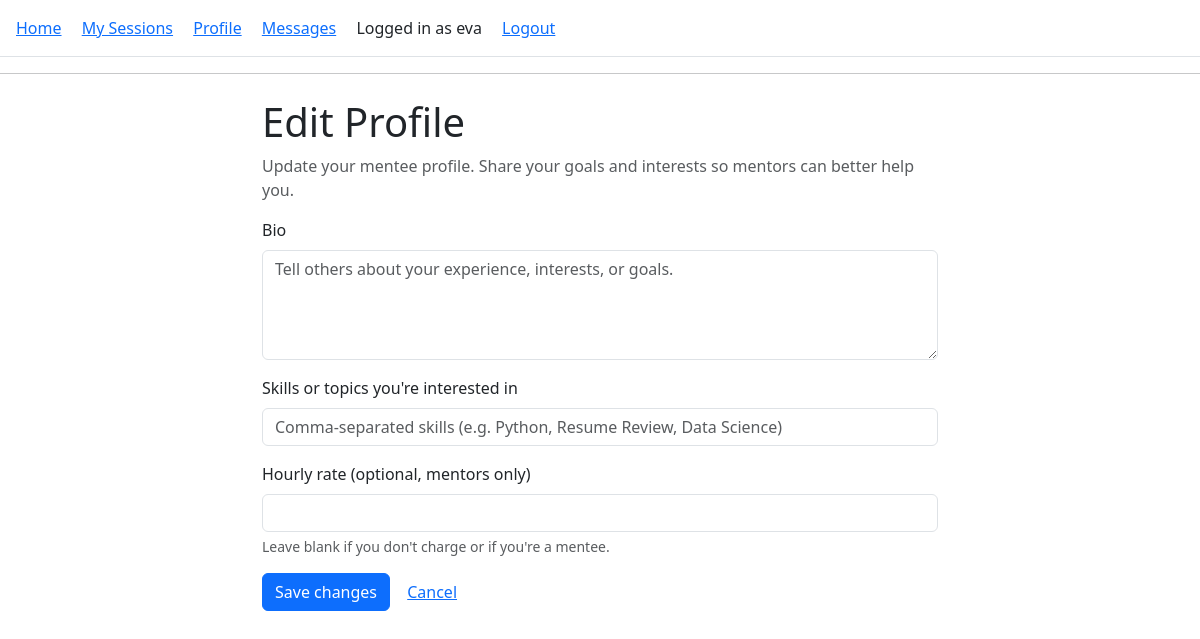
Before: /profile/edit/ (signed in) with the older database file.
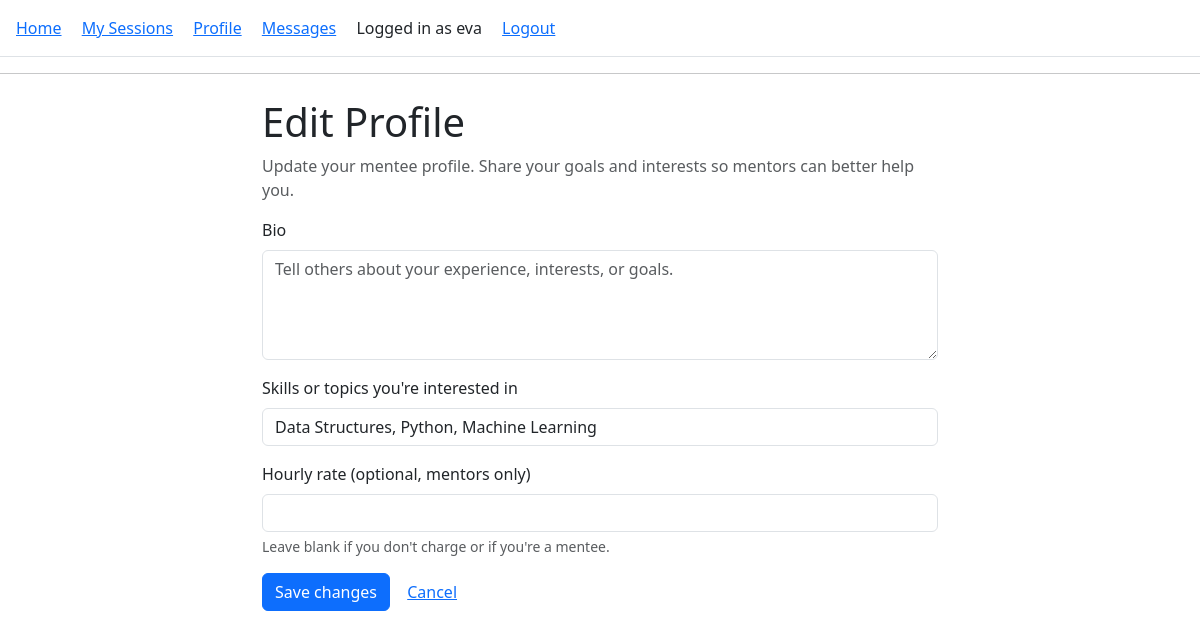
After: the same page with the newer database file.
### core/models.py (models this page shows, shortened)
class Profile(models.Model):
    ROLE_CHOICES = [
        ("MENTOR", "Mentor"),
        ("MENTEE", "Mentee"),
    ]
    user = models.OneToOneField(
        settings.AUTH_USER_MODEL,
        on_delete=models.CASCADE,
        related_name="profile",
    )
    role = models.CharField(max_length=10, choices=ROLE_CHOICES)
    bio = models.TextField(blank=True)
    skills = models.CharField(
        max_length=255,
        blank=True,
        help_text="Comma-separated skills, e.g. Python, Data Science, Resume Review",
    )
    hourly_rate = models.DecimalField(
        max_digits=6,
        decimal_places=2,
        null=True,
        blank=True,
        help_text="Only for mentors",
    )
    photo = models.ImageField(
        upload_to="profiles/",
        blank=True,
        null=True,
    )

### core/views.py (the view)
# urls.py: path("profile/edit/", views.edit_profile, name="edit_profile"),
@login_required
def edit_profile(request):
    profile, created = Profile.objects.get_or_create(
        user=request.user,
        defaults={"role": "MENTEE"}  # default if they somehow had none
    )
    if request.method == "POST":
        form = ProfileForm(request.POST, request.FILES, instance=profile)
        if form.is_valid():
            form.save()
            return redirect("my_sessions")  # or 'mentor_list' / 'dashboard' if you prefer
    else:
        form = ProfileForm(instance=profile)
    is_mentor = profile.role == "MENTOR"
    return render(
        request,
        "core/edit_profile.html",
        {"form": form, "is_mentor": is_mentor},
    )

### core/forms.py
class ProfileForm(forms.ModelForm):
    class Meta:
        model = Profile
        fields = ["bio", "skills", "hourly_rate"]
        widgets = {
            "bio": forms.Textarea(attrs={
                "class": "form-control",
                "rows": 4,
                "placeholder": "Tell others about your experience, interests, or goals."
            }),
            "skills": forms.TextInput(attrs={
                "class": "form-control",
                "placeholder": "Comma-separated skills (e.g. Python, Resume Review, Data Science)"
            }),
            "hourly_rate": forms.NumberInput(attrs={
                "class": "form-control",
                "step": "0.01",
                "min": "0",
            }),
            "photo": forms.ClearableFileInput(attrs={"class": "form-control"}),
        }

### templates/core/edit_profile.html (shortened to what this page needs)
{% extends "base.html" %}
{% block content %}
<div class="container mt-4" style="max-width: 700px;">
    <h1>Edit Profile</h1>
    {% if is_mentor %}
        <p class="text-muted">
            Update your mentor profile. This is what mentees will see when searching for help.
        </p>
    {% else %}
        <p class="text-muted">
            Update your mentee profile. Share your goals and interests so mentors can better help you.
        </p>
    {% endif %}
    <form method="post" class="mt-3">
        <div class="mb-3">
            <label class="form-label" for="id_bio">Bio</label>
            {{ form.bio }}
        </div>
        <div class="mb-3">
            <label class="form-label" for="id_skills">
                {% if is_mentor %}
                    Skills you can help with
                {% else %}
                    Skills or topics you're interested in
                {% endif %}
            </label>
            {{ form.skills }}
        </div>
        <div class="mb-3">
            <label class="form-label" for="id_hourly_rate">
                Hourly rate (optional, mentors only)
            </label>
            {{ form.hourly_rate }}
            <div class="form-text">
                Leave blank if you don't charge or if you're a mentee.
            </div>
        </div>
        <button type="submit" class="btn btn-primary">
            Save changes
        </button>
        <a href="{% url 'my_sessions' %}" class="btn btn-link">
            Cancel
        </a>
    </form>
</div>
{% endblock %}

Changed rows visible on the page:
changed Profile: skills (not shown) → "Data Structures, Python, Machine Learning"
